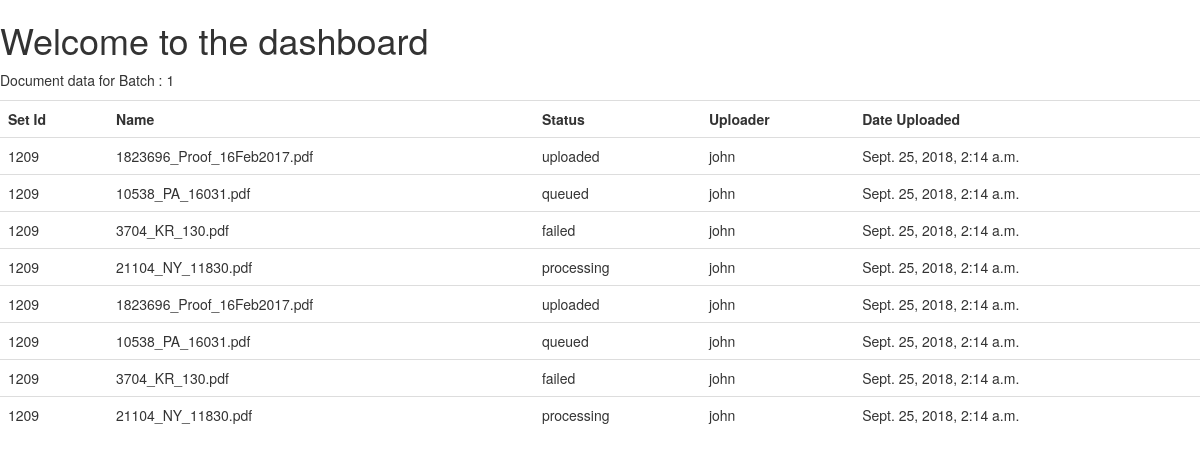
/details/viewdocs/1, run on the app's committed database.
### details/models.py (models this page shows)
class DocumentsData(models.Model):
    statchoice = ((0, 'processing'), (1, 'success'), (2, 'queued'), (3, 'failed'))
    batch_id = models.DecimalField(max_digits=4, decimal_places=0)
    set_id = models.DecimalField(max_digits=4, decimal_places=0)
    doc_id = models.DecimalField(max_digits=4, decimal_places=0)
    name=models.TextField()
    doc_status = models.CharField(max_length=20, choices=statchoice, default="processing")
    uploader = models.CharField(max_length=10)
    date_uploaded = models.DateTimeField()

### details/views.py (the view)
# urls.py: path('viewdocs/<int:bid>', views.display_doc_view, name='doc_details'),
def display_doc_view(request, bid):
    documents = DocumentsData.objects.filter(batch_id=bid)
    context = {
        'docs': documents,
        'bid':bid
    }
    return render(request, "details/docsview.html", context)

### details/templates/details/docsview.html
{% extends 'signin/header.html' %}
{% block content %}
<p>Document data for Batch : {{ bid }}</p>
    <table class="table">
        <th>Set Id</th>
        <th>Name</th>
        <th>Status</th>
        <th>Uploader</th>
         <th>Date Uploaded</th>
        {% for eachDoc in docs %}
            <tr>
                <td>{{  eachDoc.set_id }}</td>
                <td>{{  eachDoc.name }}</td>
                <td>{{  eachDoc.doc_status }}</td>
                <td>{{  eachDoc.uploader }}</td>
                <td>{{  eachDoc.date_uploaded }}</td>
                 </tr>
        {% endfor %}
    </table>
{% endblock %}

### signin/templates/signin/header.html (shortened to what this page needs)
<!DOCTYPE html>
<head>
<link rel="stylesheet" href="https://maxcdn.bootstrapcdn.com/bootstrap/3.3.7/css/bootstrap.min.css">
</head>
<h1>Welcome to the dashboard</h1>
{% block content %}
{% endblock %}
</body>
</html>

### data on the page
DocumentsData: set_id "1209", name "1823696_Proof_16Feb2017.pdf", doc_status "uploaded", uploader "john", date_uploaded "Sept. 25, 2018, 2:14 a.m."
DocumentsData: set_id "1209", name "10538_PA_16031.pdf", doc_status "queued", uploader "john", date_uploaded "Sept. 25, 2018, 2:14 a.m."
DocumentsData: set_id "1209", name "3704_KR_130.pdf", doc_status "failed", uploader "john", date_uploaded "Sept. 25, 2018, 2:14 a.m."
DocumentsData: set_id "1209", name "21104_NY_11830.pdf", doc_status "processing", uploader "john", date_uploaded "Sept. 25, 2018, 2:14 a.m."
DocumentsData: set_id "1209", name "1823696_Proof_16Feb2017.pdf", doc_status "uploaded", uploader "john", date_uploaded "Sept. 25, 2018, 2:14 a.m."
DocumentsData: set_id "1209", name "10538_PA_16031.pdf", doc_status "queued", uploader "john", date_uploaded "Sept. 25, 2018, 2:14 a.m."
DocumentsData: set_id "1209", name "3704_KR_130.pdf", doc_status "failed", uploader "john", date_uploaded "Sept. 25, 2018, 2:14 a.m."
DocumentsData: set_id "1209", name "21104_NY_11830.pdf", doc_status "processing", uploader "john", date_uploaded "Sept. 25, 2018, 2:14 a.m."

### other printed values
{{ bid }} "1"
